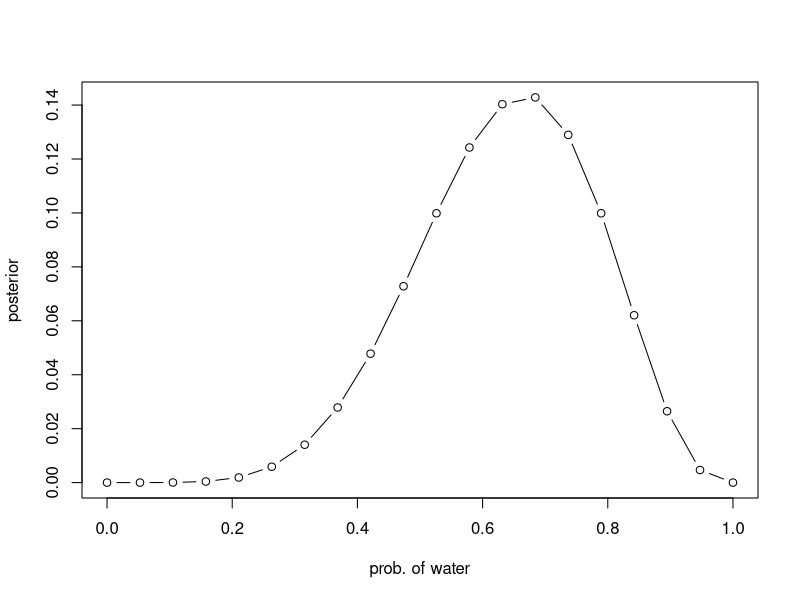

Generate this figure with R:
# grid approximation

n_values = 20
p_grid = seq(from=0, to=1, length.out=n_values)

prior = rep(1, n_values)  # uniform
#prior = ifelse(p_grid < 0.5, 0, 1)  # step
#prior = exp(-5 * abs(p_grid - 0.5))  # peaked, at 0.5

likelihood = dbinom(6, size=9, prob=p_grid) # six successes, n=9
unstd_posterior = likelihood * prior
posterior = unstd_posterior / sum(unstd_posterior)

plot(p_grid, posterior, type='b', xlab='prob. of water', ylab='posterior')

